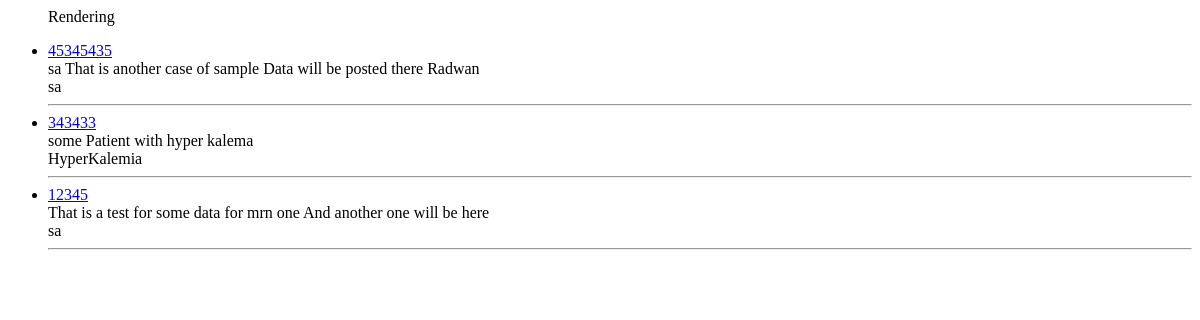
/data/, run on an earlier commit of the app's database.
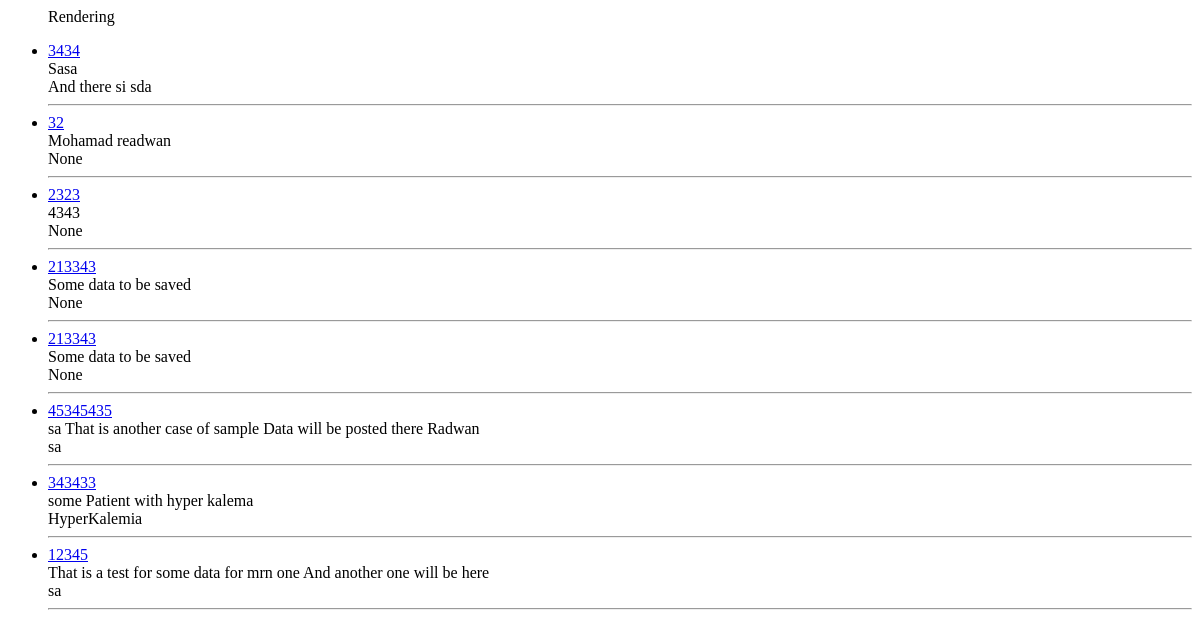
And on a later commit of the database.
### data/models.py (models this page shows, shortened)
class Data(models.Model):
    mrn = models.IntegerField('MRN')
    disc = models.CharField('Disc' , max_length = 200, default='None')
    text = models.TextField('text')
    tags = TaggableManager()

### data/views.py (the view)
def index(req):
    dataList = Data.objects.order_by('id').reverse()
    template = loader.get_template('data/index.html')
    context = {
        'dataList' : dataList
    }
    return render(req, 'data/index.html' , context)

### data/templates/data/index.html
{% if dataList%}
<ul>
<p>Rendering</p>
    {%for x in dataList%}
    <li>
        <a href = "{% url 'detail' x.id%}">{{x.mrn}}</a><br />
        {{x.text}}<br />
        {{x.disc}}
        <hr>
    </li>
{%endfor%}
{%else%}
<p>No Data yet !!</p>
</ul>
{%endif %}

What changed in the data, as far as the page shows it:
added Data: mrn "3434", text "Sasa", disc "And there si sda"
added Data: mrn "32", text "Mohamad readwan", disc "None"
added Data: mrn "2323", text "4343", disc "None"
added Data: mrn "213343", text "Some data to be saved", disc "None"
added Data: mrn "213343", text "Some data to be saved", disc "None"
